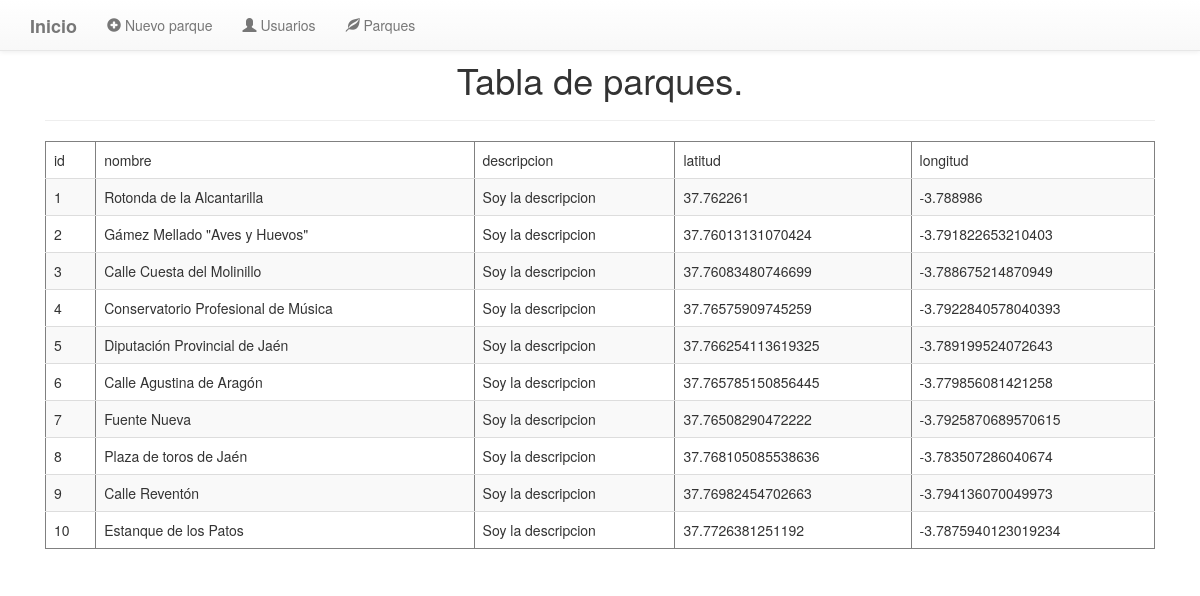
The app's page /lista_parques with its own data.
### tables this page shows
CREATE TABLE park (id INTEGER PRIMARY KEY AUTOINCREMENT, nombre TEXT, descripcion TEXT, latitud TEXT, longitud TEXT);

### src/server/app.py (the view)
@app.route('/lista_parques')
def list_parks():
    con = sql.connect("database.db")
    con.row_factory = sql.Row
    cur = con.cursor()
    cur.execute("select * from park")
    rows = cur.fetchall()
    print(rows)
    return render_template("list_park.html",rows = rows)

### src/server/templates/list_park.html
{% extends 'base.html' %}
{% block content %}
      <div class="container">
         <div class="col-md-12">
            <br><br>
            <h1 class="titulo">Tabla de parques.</h1>
            <hr>
            <table border = 1 class="table table-striped">
               <thead>
                  <td>id</td>
                  <td>nombre</td>
                  <td>descripcion</td>
                  <td>latitud</td>
                  <td>longitud</td>
               </thead>
               {% for row in rows %}
                  <tr>
                     <td>{{row["id"]}}</td>
                     <td> {{ row["nombre"]}}</td>
                     <td>{{row['descripcion']}}</td>
                     <td>{{row['latitud']}}</td>
                     <td>{{row['longitud']}}</td>
                  </tr>
               {% endfor %}
            </table>
      </div>
   </div>
{% endblock %}

### src/server/templates/base.html (shortened to what this page needs)
<!DOCTYPE html>
<html lang="en">
   <head>
      <link rel="stylesheet" href="https://maxcdn.bootstrapcdn.com/bootstrap/3.3.7/css/bootstrap.min.css">
      <link rel="stylesheet" type="text/css" href="{{ url_for('static', filename='css/style.css') }}">
      <link rel="stylesheet" href="https://maxcdn.bootstrapcdn.com/bootstrap/3.3.7/css/bootstrap-theme.min.css">
   </head>
   <body>
      <nav class="navbar navbar-default navbar-fixed-top">
         <div class="container">
         <div class="navbar-header">
            <a class="navbar-brand" href="/">
            <b>Inicio</b>
            </a>
         </div>
         <div class="collapse navbar-collapse" id="bs-example-navbar-collapse-1">
            <ul class="nav navbar-nav">
               <li><a href="/nuevo_parque"><span class="glyphicon glyphicon-plus-sign"></span> Nuevo parque</a></li>
               <li><a href="/usuarios"><span class="glyphicon glyphicon-user"></span> Usuarios</a></li>
               <li><a href="/lista_parques"><span class="glyphicon glyphicon-leaf"></span> Parques</a></li>
            </ul>
         </div>
      </nav>
      {% block content %}
      {% endblock %}

### src/server/static/css/style.css (style rules this page uses)
h1.titulo, h3.titulo { text-align: center; }

### records on screen
park: id "1", nombre "Rotonda de la Alcantarilla", descripcion "Soy la descripcion", latitud "37.762261", longitud "-3.788986"
park: id "2", nombre "Gámez Mellado \"Aves y Huevos\"", descripcion "Soy la descripcion", latitud "37.76013131070424", longitud "-3.791822653210403"
park: id "3", nombre "Calle Cuesta del Molinillo", descripcion "Soy la descripcion", latitud "37.76083480746699", longitud "-3.788675214870949"
park: id "4", nombre "Conservatorio Profesional de Música", descripcion "Soy la descripcion", latitud "37.76575909745259", longitud "-3.7922840578040393"
park: id "5", nombre "Diputación Provincial de Jaén", descripcion "Soy la descripcion", latitud "37.766254113619325", longitud "-3.789199524072643"
park: id "6", nombre "Calle Agustina de Aragón", descripcion "Soy la descripcion", latitud "37.765785150856445", longitud "-3.779856081421258"
park: id "7", nombre "Fuente Nueva", descripcion "Soy la descripcion", latitud "37.76508290472222", longitud "-3.7925870689570615"
park: id "8", nombre "Plaza de toros de Jaén", descripcion "Soy la descripcion", latitud "37.768105085538636", longitud "-3.783507286040674"
park: id "9", nombre "Calle Reventón", descripcion "Soy la descripcion", latitud "37.76982454702663", longitud "-3.794136070049973"
park: id "10", nombre "Estanque de los Patos", descripcion "Soy la descripcion", latitud "37.7726381251192", longitud "-3.7875940123019234"
